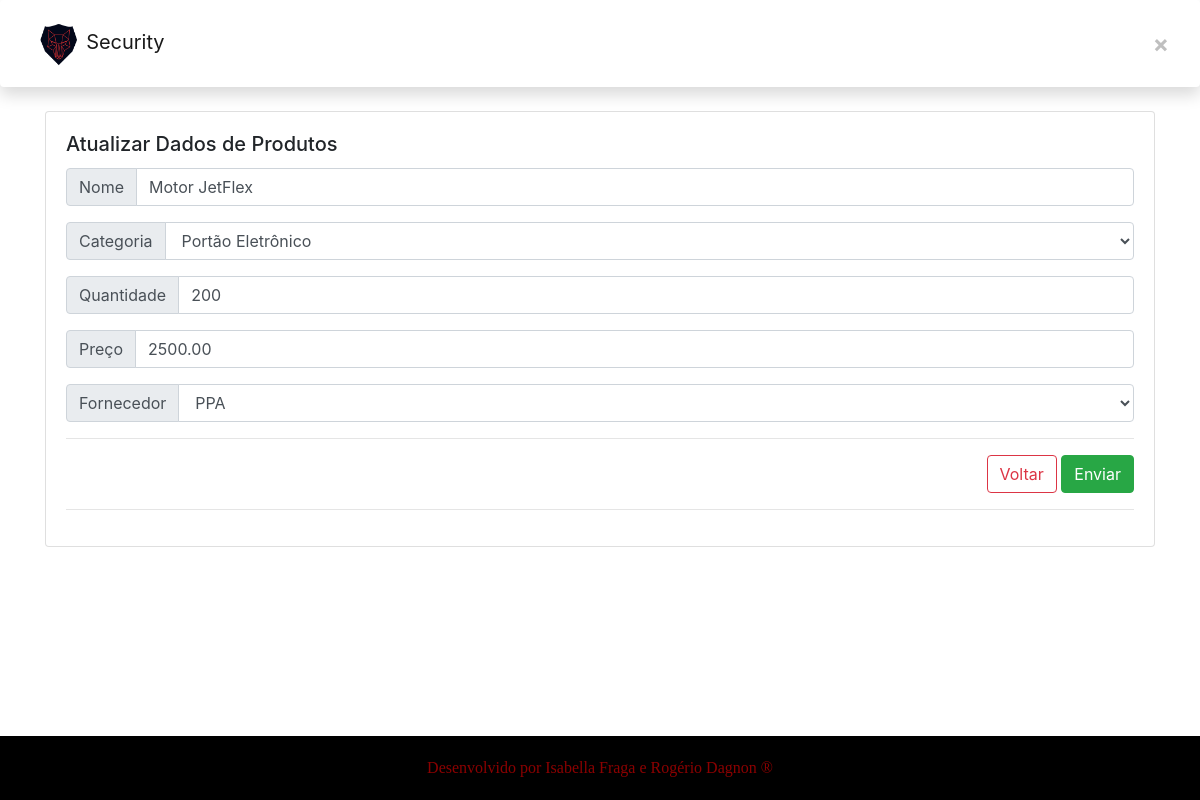
The page /app1/produto/1 on the database its author committed.
### app1/models.py (models this page shows, shortened)
class Produto(models.Model):
    fornecedor = models.ForeignKey(Fornecedor, on_delete=models.CASCADE, null=True)
    nomep = models.CharField(max_length=100, blank=False, null=True)
    quantidade = models.DecimalField(max_digits=5,decimal_places=0, blank=False, null=True)
    preco = models.DecimalField(max_digits=15,decimal_places=2, null=True)
    CATEGORIA_CHOICES = [
        ["CFTV", "CFTV"],
        ["AL", "Alarme"],
        ["CA", "Controle de Acesso"],
        ["TE", "Telefonia"],
        ["RE", "Redes"],
        ["PE", "Portão Eletrônico"],
    ]
    categoria = models.CharField(max_length=6, blank=False, choices=CATEGORIA_CHOICES, null=True)
    objetos = models.Manager()

### app1/views.py (the view)
# urls.py: path('produto/<pk>', ProdutoUpdateView.as_view(), name="atualiza_produto"),
class ProdutoUpdateView(UpdateView):
    template_name = "app3/produto/atualiza.html"
    model = Produto
    fields = '__all__'
    context_object_name = 'produto'
    success_url = reverse_lazy("app1:lista_produtos")

### app1/models.py (called while the page is built)
    def __str__(self):
        return self.nome

### app1/templates/app3/produto/atualiza.html (shortened to what this page needs)
{% extends "app3/_layouts/base.html" %}
{% load widget_tweaks %}
{% block conteudo %}
<div class="container mt-1 mb-5">
  <div class="row">
    <div class="col-lg-12 col-md-12 col-sm-12 col-xs-12">
      <div class="card">
        <div class="card-body">
          <h5 class="card-title">Atualizar Dados de Produtos</h5>
          <form enctype="multipart/form-data" method="post">
                    <div class="input-group mb-3">
                         <div class="input-group-prepend">
                               <span class="input-group-text">Nome</span>
                         </div>
                            {% render_field form.nomep class+="form-control" %}
                    </div>
                    <div class="input-group mb-3">
                         <div class="input-group-prepend">
                               <span class="input-group-text">Categoria</span>
                         </div>
                            {% render_field form.categoria class+="form-control" %}
                    </div>
                    <div class="input-group mb-3">
                         <div class="input-group-prepend">
                               <span class="input-group-text">Quantidade</span>
                         </div>
                            {% render_field form.quantidade class+="form-control" %}
                    </div>
                    <div class="input-group mb-3">
                         <div class="input-group-prepend">
                               <span class="input-group-text">Preço</span>
                         </div>
                            {% render_field form.preco class+="form-control" %}
                    </div>
                    <div class="input-group mb-3">
                         <div class="input-group-prepend">
                               <span class="input-group-text">Fornecedor</span>
                         </div>
                            {% render_field form.fornecedor class+="form-control" %}
                    </div>
              <hr/>
            <div class="text-right">
              <a href="{% url 'app1:lista_produtos' %}" class="btn btn-outline-danger">Voltar</a>
              <button class="btn btn-success">Enviar</button>
            </div>
              <hr>
          </form>
        </div>
      </div>
    </div>
  </div>
</div>
{% endblock %}

### rows shown on the page
Produto: nomep "Motor JetFlex", categoria "Portão Eletrônico", quantidade "200", preco "2500.00", fornecedor "PPA"
